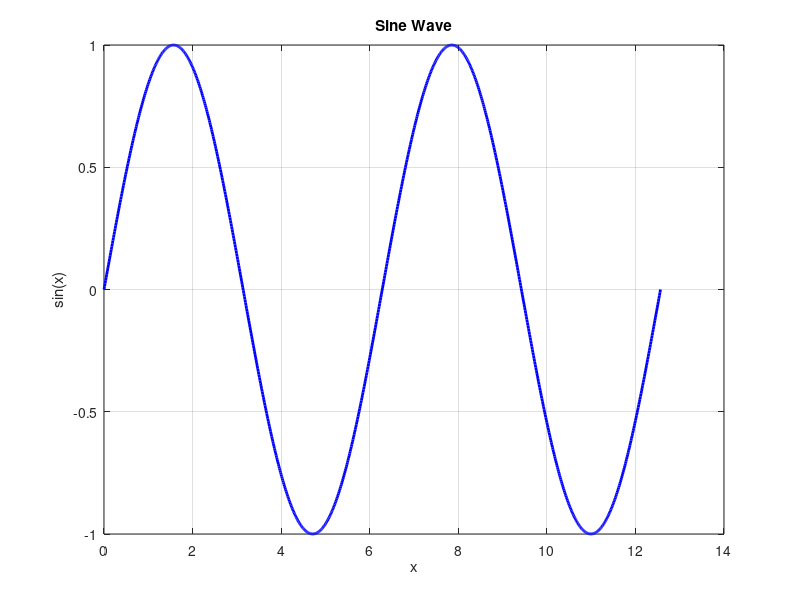

Recreate this plot in MATLAB.
% MATLAB script to plot a sine wave
% Define the x-axis values
x = linspace(0, 4*pi, 1000);

% Calculate the sine values
y = sin(x);

% Create the plot
figure;
plot(x, y, 'b-', 'LineWidth', 2);
title('Sine Wave');
xlabel('x');
ylabel('sin(x)');
grid on;
